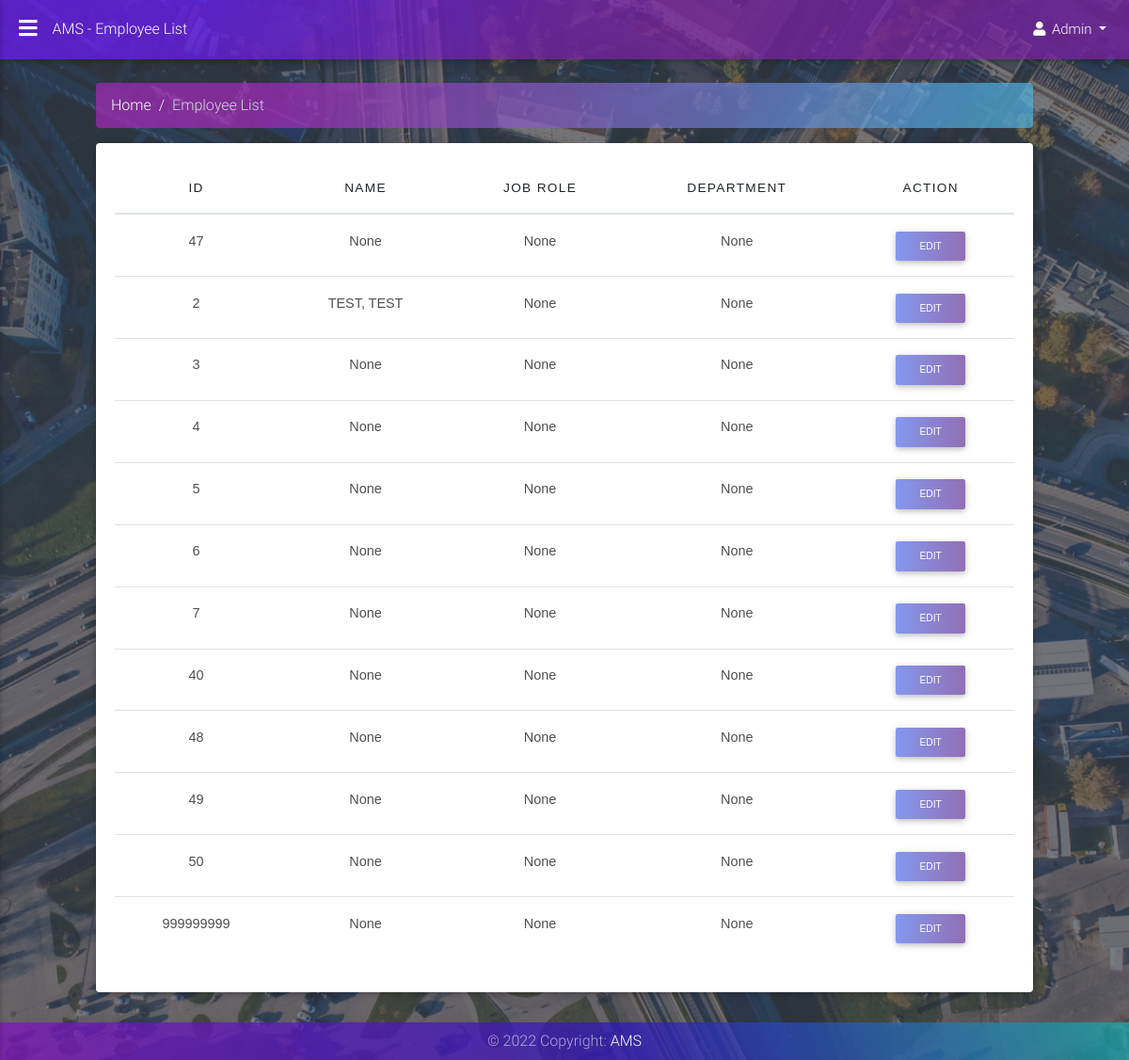
Before: /employee-list/ (signed in) with the older database file.
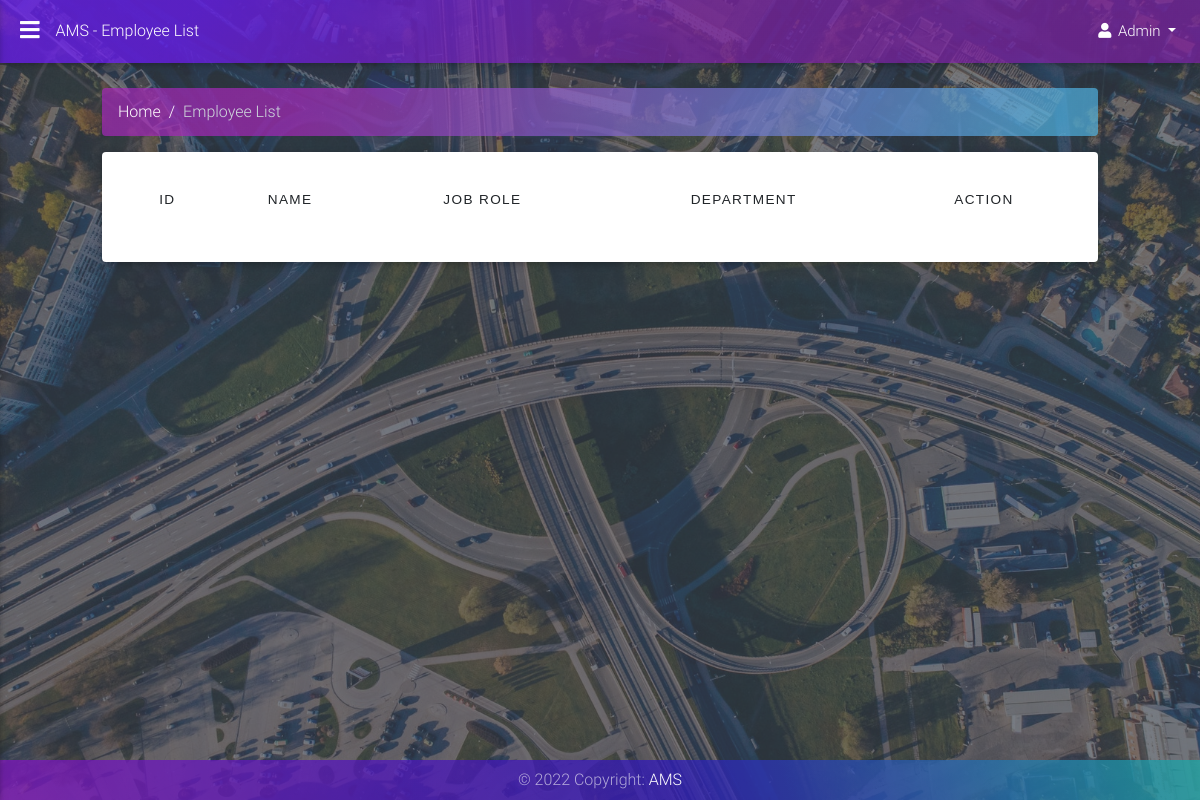
After: the same page with the newer database file.
### user/models.py (models this page shows, shortened)
class Employee(models.Model):
    class Meta:
            verbose_name = 'Employee'
            verbose_name_plural = 'Employees'
            db_table = 'tbl_employee'
    user_id = models.IntegerField(verbose_name="USER ID", unique=True)
    firstname = models.CharField(verbose_name='FIRST NAME', max_length=50, blank=True, null=True)
    middle_initial = models.CharField(verbose_name='MIDDLE INITIAL', max_length=1, blank=True, null=True)
    lastname = models.CharField(verbose_name='LAST NAME', max_length=50, blank=True, null=True)
    name_suffix = models.CharField(max_length=10, null=True, blank=True, choices=SUFFIX_CHOICES, verbose_name="Suffix")
    gender = models.CharField(max_length=1, choices=GENDER_CHOICES, blank=True, null=True)
    birthday = models.DateField(verbose_name='BIRTHDAY', blank=True, null=True)
    fullname = models.CharField(max_length=255,verbose_name="Fullname", blank=True, null=True)
    province = models.CharField(verbose_name='PROVINCE', max_length=50, blank=True, null=True)
    city = models.CharField(verbose_name='CITY', max_length=50, blank=True, null=True)
    barangay = models.CharField(verbose_name='BARANGAY', max_length=50, blank=True, null=True)
    street = models.CharField(verbose_name='STREET', max_length=50, blank=True, null=True)
    zip = models.CharField(verbose_name='ZIP', max_length=4, validators=[number], blank=True, null=True)
    contact = models.CharField(verbose_name='CONTACT', max_length=11, validators=[number], blank=True, null=True)
    hireday = models.DateField(verbose_name='HIREDAY', blank=True, null=True)
    job_role = models.ForeignKey(JobRole, on_delete=models.PROTECT, blank=True, null=True, verbose_name='JOB ROLE')
    department = models.ForeignKey(Department, on_delete=models.PROTECT, blank=True, null=True, verbose_name='DEPARTMENT')
    start_date = models.DateField(blank=True, null=True, verbose_name='START DATE')
    end_date = models.DateField(null=True, blank=True, verbose_name='END DATE')

### user/views.py (the view)
# urls.py: path('employee-list/', views.employee_list, name ='employee-list'),
def employee_list(request):
    employees = Employee.objects.all()
    return render(request, 'user/employee-list.html', {'employees': employees, 'page_title': 'Employee List'})

### user/templates/user/employee-list.html (shortened to what this page needs)
{% extends "./base_designs/base02.html" %} {% load static %} {% block appstyle %}
<link rel="stylesheet" href="{% static 'user/css/tablestyle.css' %}"> {% endblock appstyle %} {% block content %}
<main class="pb-5">
    <div class="container-fluid">
        <section class="pb-4">
            <div class="col-lg-12">
                <div class="light-font animated fadeInUp slow">
                    <nav aria-label="breadcrumb">
                        <ol class="breadcrumb">
                            <li class="breadcrumb-item"><a href="/" class="white-text">Home</a></li>
                            <li class="breadcrumb-item active">Employee List</li>
                        </ol>
                    </nav>
                </div>
                <div class="card">
                    <div class="card-body">
                        <table id="dtMaterialDesign" class="table table-hover" cellspacing="0" width="100%">
                            <thead>
                                <tr>
                                    <th>ID</th>
                                    <th>Name</th>
                                    <th>Job Role</th>
                                    <th>Department</th>
                                    <th>Action</th>
                                </tr>
                            </thead>
                            <tbody>
                                {% for employee in employees %}
                                <tr>
                                    <td data-label="ID">{{employee.user_id}}</td>
                                    <td data-label="Name">
                                        {{employee.fullname}}
                                    </td>
                                    <td data-label="Job Role">{{employee.job_role}}</td>
                                    <td data-label="Department">
                                        {{employee.department}}
                                    </td>
                                    <td><a class="btn purple-gradient btn-sm m-0 edit-btn" href="{% url 'update-employee' employee.user_id  %}">Edit</a></td>
                                </tr>
                                {% endfor %}
                            </tbody>
                        </table>
                    </div>
                </div>
            </div>
        </section>
    </div>
</main>
{% endblock content %}

Changed rows visible on the page:
removed Employee: user_id "47", fullname "None", job_role "None", department "None"
removed Employee: user_id "2", fullname "TEST, TEST", job_role "None", department "None"
removed Employee: user_id "3", fullname "None", job_role "None", department "None"
removed Employee: user_id "4", fullname "None", job_role "None", department "None"
removed Employee: user_id "5", fullname "None", job_role "None", department "None"
removed Employee: user_id "6", fullname "None", job_role "None", department "None"
removed Employee: user_id "7", fullname "None", job_role "None", department "None"
removed Employee: user_id "40", fullname "None", job_role "None", department "None"
removed Employee: user_id "48", fullname "None", job_role "None", department "None"
removed Employee: user_id "49", fullname "None", job_role "None", department "None"
removed Employee: user_id "50", fullname "None", job_role "None", department "None"
removed Employee: user_id "999999999", fullname "None", job_role "None", department "None"
